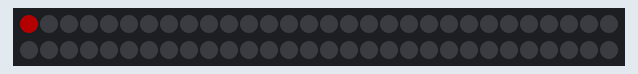
The sketch below on a simulated Arduino Uno, built with avr-gcc and run on an emulated ATmega328P. Shown: 60 RGB LEDs in strip order, left to right, continuing on the next row. Dim RGB values are drawn brighter than linear.

Above: at 0.16 s.
At 2.0 s:
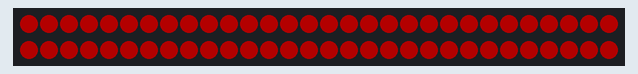
At 3.37 s:
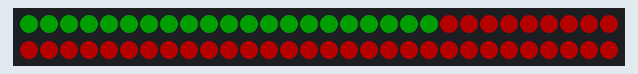
At 4.6 s:
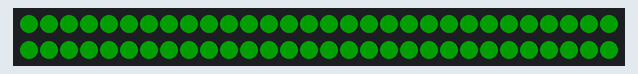
At 7.1 s:
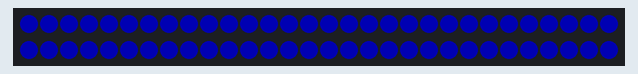
At 9.7 s:
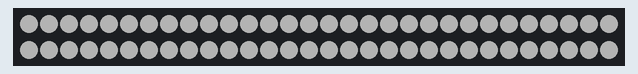

The sketch:

minimal_test.ino
```cpp
/*
 * 最小验证程序：先跑通这个，再玩复杂效果
 *
 * 现象：红 -> 绿 -> 蓝 -> 白，每颗依次点亮，然后全灭重来
 * 这一步就能暴露接线 / 供电 / 引脚配置问题，跟效果代码无关。
 */
#include <FastLED.h>

#define DATA_PIN 4
#define NUM_LEDS 60

CRGB leds[NUM_LEDS];

void setup() {
  FastLED.addLeds<WS2812B, DATA_PIN, GRB>(leds, NUM_LEDS);
  FastLED.setBrightness(60);        // 先低亮度，保护电源
  FastLED.show();                   // 上电先全灭，避免随机亮
}

void loop() {
  const CRGB colors[] = { CRGB::Red, CRGB::Green, CRGB::Blue, CRGB::White };

  for (uint8_t c = 0; c < 4; c++) {
    for (uint16_t i = 0; i < NUM_LEDS; i++) {
      leds[i] = colors[c];
      FastLED.show();
      delay(30);
    }
    delay(600);
  }

  fill_solid(leds, NUM_LEDS, CRGB::Black);
  FastLED.show();
  delay(800);
}
```

Measured:
- by itself, everything shown: repeats every 11.0 s, in 29 steps
- what the display in image 5 shows lasts 0.6 s, from 9.6 s to 10.2 s
